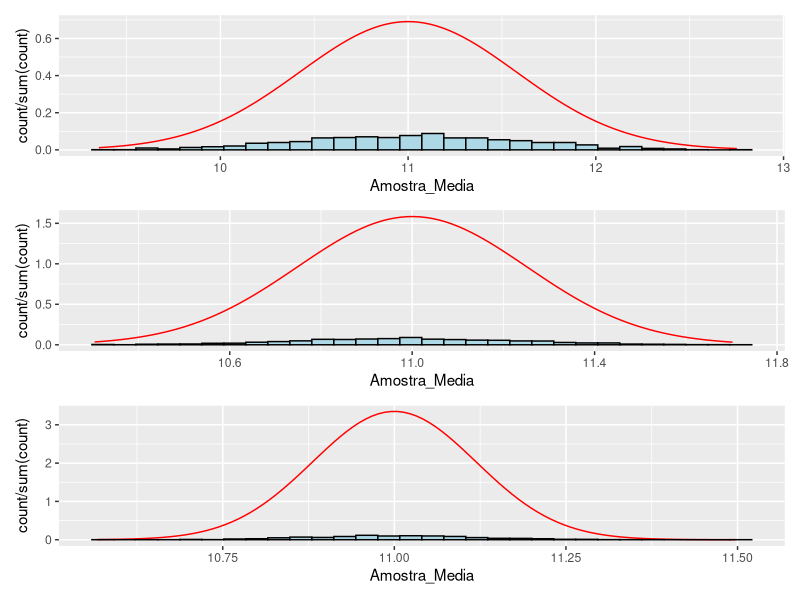

Generate this figure with R:
library(ggplot2)
library(patchwork)


processa<-function(n){
  dados <- data.frame(matrix(ncol=2, nrow=0))
  colnames(dados)<-c("Amostra_Media")
  dados[] <- lapply(dados, as.numeric)
  for (i in c(1:1010)){
    amostra <- runif(n, 9, 13)
    dados[i,] <- mean(amostra)
  }

  grafico <- ggplot(dados, aes(x=Amostra_Media)) +
    stat_function(fun = dnorm, colour = "red", args = list(mean = 11, sd = sqrt((4/3)/n))) +
    geom_histogram(aes(y = after_stat(count / sum(count))), bins = 30, fill = "lightblue", colour = "black")
  return(grafico)
}

set.seed(628)
n4 <- processa(4)
n21 <- processa(21)
n94 <- processa(94)
n4 + n21 + n94 + plot_layout(ncol = 1)



